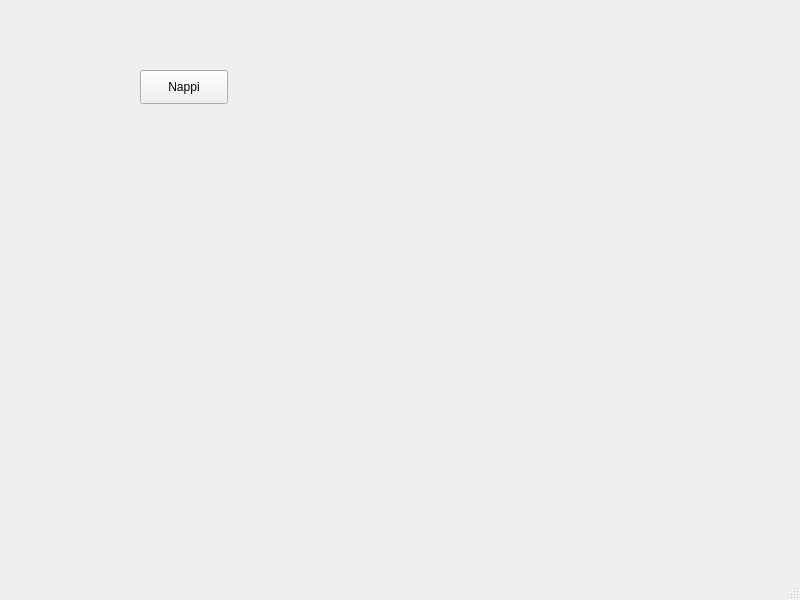
<?xml version="1.0" encoding="UTF-8"?>
<ui version="4.0">
 <class>MainWindow</class>
 <widget class="QMainWindow" name="MainWindow">
  <property name="geometry">
   <rect>
    <x>0</x>
    <y>0</y>
    <width>800</width>
    <height>600</height>
   </rect>
  </property>
  <property name="windowTitle">
   <string>MainWindow</string>
  </property>
  <widget class="QWidget" name="centralwidget">
   <widget class="QPushButton" name="pushButtonNappi">
    <property name="geometry">
     <rect>
      <x>140</x>
      <y>70</y>
      <width>88</width>
      <height>34</height>
     </rect>
    </property>
    <property name="text">
     <string>Nappi</string>
    </property>
   </widget>
  </widget>
  <widget class="QMenuBar" name="menubar">
   <property name="geometry">
    <rect>
     <x>0</x>
     <y>0</y>
     <width>800</width>
     <height>30</height>
    </rect>
   </property>
  </widget>
  <widget class="QStatusBar" name="statusbar"/>
 </widget>
 <resources/>
 <connections/>
</ui>
